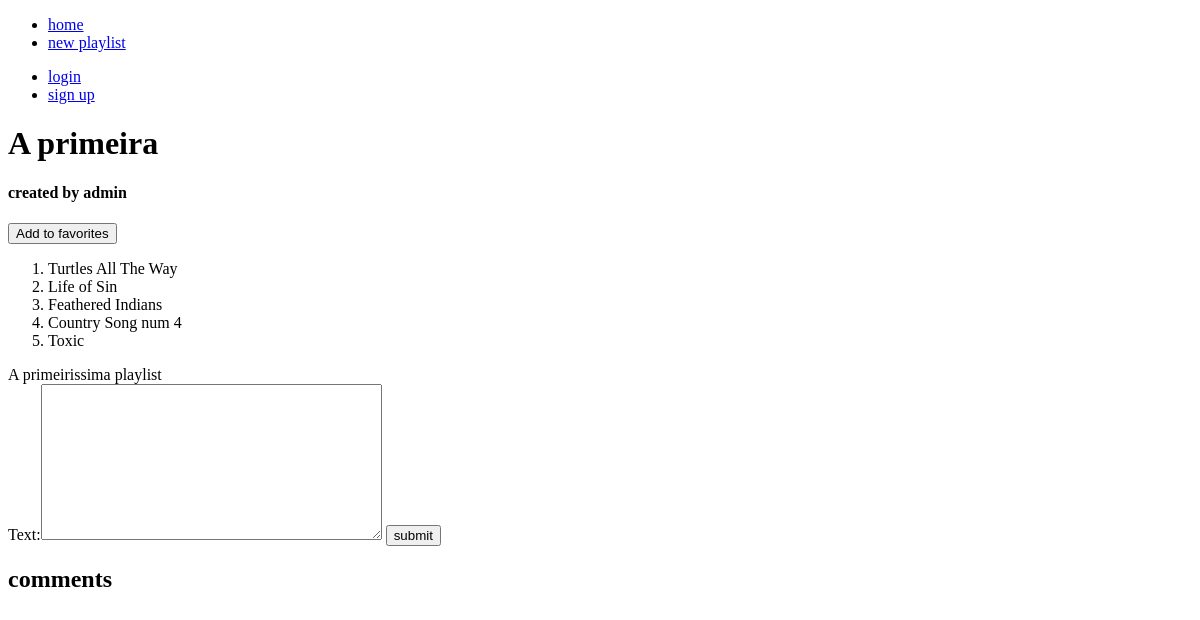
/detail/19/, run on an earlier commit of the app's database.
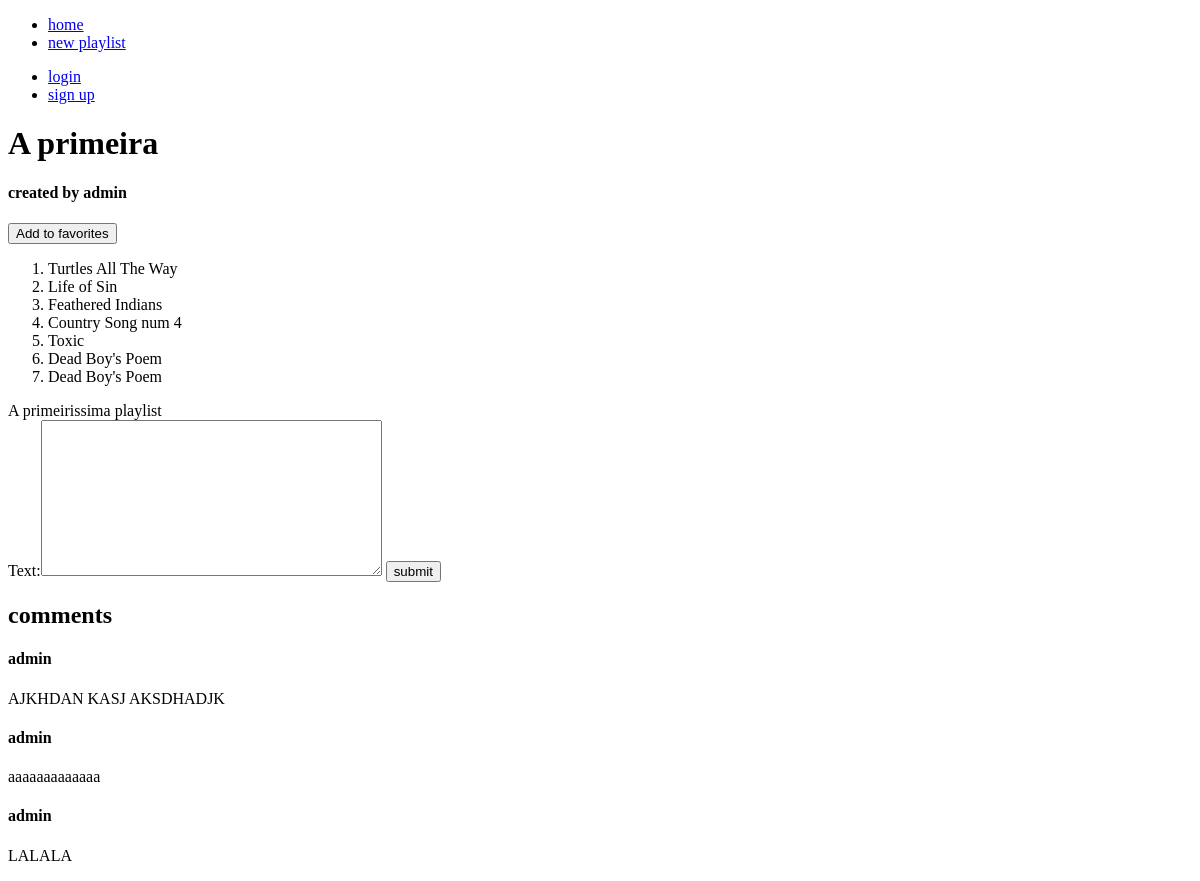
And on a later commit of the database.
### playlists/models.py (models this page shows, shortened)
class Song(models.Model):
    title = models.CharField(max_length=50)
    artist_id = models.ForeignKey(Artist, on_delete=models.CASCADE)
    album_id = models.ForeignKey(Album, on_delete=models.CASCADE)

### comments/models.py (models this page shows)
class Comment(models.Model):
    text = models.TextField()
    playlist = models.ForeignKey(Playlist,on_delete=models.CASCADE)
    user = models.ForeignKey(User,on_delete=models.CASCADE)
    comment_date = models.DateField(default=timezone.now)

### playlists/views.py (the view)
# urls.py: path('detail/<int:id>/', views.detail, name='playlists-detail'),
def detail(req,id):
    pl = Playlist.objects.get(id=id)
    if req.method == "POST":
        f = AddSong(req.POST)
        if f.is_valid():
            if req.user == pl.user_id:
                (artist, album, title) = (f.cleaned_data['artist'], f.cleaned_data['album'],f.cleaned_data['title'])
                try:
                    ar = Artist.objects.get(name=artist)
                except:
                    ar = Artist(name=artist)
                    ar.save()
                try:
                    al = Album.objects.get(title=album)
                except:
                    al = Album(title=album,artist_id=ar)
                    al.save()
                try:
                    son = Song.Objects.get(title=title)
                except:
                    son = Song(title=title,artist_id=ar,album_id=al)
                    son.save()
                finally:
                    pl.songs.add(son)
                    pl.save()
            return redirect('playlists-detail', id=id)
    else:
        songs = pl.songs.all()
        comments = pl.comment_set.all()
        f = AddSong()
    return render(req,'playlists/detail.html',{'pl':pl,'songs':songs,'comments':comments,'song_form':f,'comment_form': NewComment})

### playlists/forms.py
class AddSong(forms.Form):
    title = forms.CharField(label="Title", max_length=120)
    artist = forms.CharField(label="Artist", max_length=120)
    album = forms.CharField(label="Album", max_length=120)

### templates/playlists/detail.html (shortened to what this page needs)
{% extends "../layout.html" %}
{% block content %}
    <h1>{{pl.title}}</h1>
    <h4>created by {{pl.user_id}}</h4>
    <form action="{% url 'users-addtofav' pl.id %}" method="post">
        <button type="submit">Add to favorites</button>
    </form>
    <ol>
        {% for s in songs %}
            <li>{{s.title}}</li>
        {% endfor %}
    </ol>
    <article>
        {{pl.description}}
    </article>
    <section class="comments">
        <form action="{% url 'comments-create' pl.id%}" method="post">
            {{comment_form}}
            <input type="submit" value="submit">
        </form>
        <h2>comments</h2>
        {%for c in comments%}
        <div class="comment">
            <h4>{{c.user}}</h4>
            <p>{{c.text}}</p>
        </div>
        {%endfor%}
    </section>
{% endblock %}

What changed in the data, as far as the page shows it:
added Song: title "Dead Boy's Poem"
added Song: title "Dead Boy's Poem"
added Comment: user "admin", text "AJKHDAN KASJ AKSDHADJK"
added Comment: user "admin", text "aaaaaaaaaaaaa"
added Comment: user "admin", text "LALALA"
